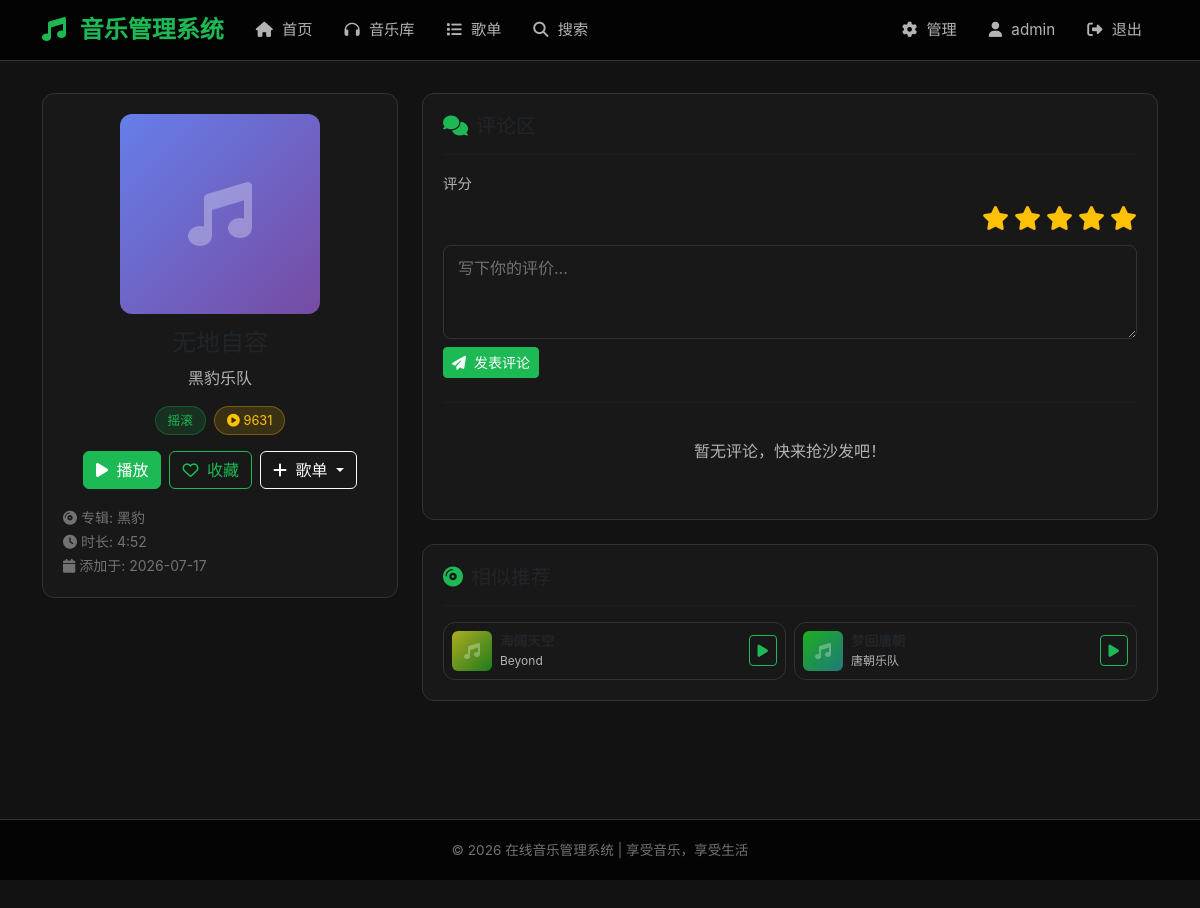
Screenshot of /song/6 (signed in) with the database file from the repository.
### app.py (models this page shows, shortened)
class Song(db.Model):
    __tablename__ = 'songs'
    id = db.Column(db.Integer, primary_key=True)
    title = db.Column(db.String(100), nullable=False)
    artist = db.Column(db.String(100), default='未知艺术家')
    album = db.Column(db.String(100), default='未知专辑')
    genre = db.Column(db.String(50), default='流行')  # 流派：流行、摇滚、古典、电子、民谣、R&B、爵士、嘻哈
    duration = db.Column(db.Integer, default=0)  # 时长（秒）
    file_path = db.Column(db.String(200), nullable=False)  # 音乐文件路径
    cover_image = db.Column(db.String(200), default='default_cover.jpg')
    lyrics = db.Column(db.Text, default='')  # 歌词
    play_count = db.Column(db.Integer, default=0)
    is_active = db.Column(db.Boolean, default=True)
    created_at = db.Column(db.DateTime, default=db.func.now())
    reviews = db.relationship('Review', backref='song', lazy=True)
    favorites = db.relationship('Favorite', backref='song', lazy=True)
    playlist_songs = db.relationship('PlaylistSong', backref='song', lazy=True)
    play_history = db.relationship('PlayHistory', backref='song', lazy=True)

### app.py (the view)
@app.route('/song/<int:song_id>')
def song_detail(song_id):
    song = Song.query.get_or_404(song_id)
    reviews = Review.query.filter_by(song_id=song_id).order_by(Review.created_at.desc()).all()
    is_favorited = False
    user_rating = None
    if 'user_id' in session:
        fav = Favorite.query.filter_by(user_id=session['user_id'], song_id=song_id).first()
        is_favorited = fav is not None
        user_review = Review.query.filter_by(user_id=session['user_id'], song_id=song_id).first()
        if user_review:
            user_rating = user_review.rating
    user_playlists = []
    if 'user_id' in session:
        user_playlists = Playlist.query.filter_by(user_id=session['user_id']).all()
    related_songs = Song.query.filter(
        Song.genre == song.genre,
        Song.id != song_id,
        Song.is_active == True
    ).order_by(Song.play_count.desc()).limit(5).all()
    return render_template('song_detail.html',
                         song=song,
                         reviews=reviews,
                         is_favorited=is_favorited,
                         user_rating=user_rating,
                         user_playlists=user_playlists,
                         related_songs=related_songs)

### templates/song_detail.html (shortened to what this page needs)
{% extends "base.html" %}
{% block content %}
<div class="row">
    <div class="col-md-4 mb-4">
        <div class="card">
            <div class="card-body text-center">
                <div style="width: 200px; height: 200px; margin: 0 auto 15px; border-radius: 12px; background: linear-gradient(135deg, #667eea 0%, #764ba2 100%); display: flex; align-items: center; justify-content: center;">
                    <i class="fas fa-music" style="font-size: 4rem; color: rgba(255,255,255,0.3);"></i>
                </div>
                <h4>{{ song.title }}</h4>
                <p style="color: var(--text-secondary);">{{ song.artist }}</p>
                <div class="d-flex justify-content-center gap-2 mb-3">
                    <span class="genre-badge">{{ song.genre }}</span>
                    <span class="genre-badge" style="background: rgba(255,193,7,0.15); color: #ffc107; border-color: rgba(255,193,7,0.3);">
                        <i class="fas fa-play-circle"></i> {{ song.play_count }}
                    </span>
                </div>
                <div class="d-flex justify-content-center gap-2">
                    <button class="btn btn-primary play-btn" data-song-id="{{ song.id }}">
                        <i class="fas fa-play me-1"></i> 播放
                    </button>
                    {% if session.user_id %}
                        {% if is_favorited %}
                        <form method="POST" action="{{ url_for('favorite_remove', song_id=song.id) }}" style="display:inline;">
                            <button type="submit" class="btn btn-outline-danger">
                                <i class="fas fa-heart me-1"></i> 取消收藏
                            </button>
                        </form>
                        {% else %}
                        <form method="POST" action="{{ url_for('favorite_add', song_id=song.id) }}" style="display:inline;">
                            <button type="submit" class="btn btn-outline-primary">
                                <i class="far fa-heart me-1"></i> 收藏
                            </button>
                        </form>
                        {% endif %}
                        <div class="dropdown d-inline">
                            <button class="btn btn-outline-light dropdown-toggle" data-bs-toggle="dropdown">
                                <i class="fas fa-plus me-1"></i> 歌单
                            </button>
                        </div>
                    {% endif %}
                </div>
                <div class="mt-3 text-start">
                    <small style="color: var(--text-muted);">
                        <i class="fas fa-compact-disc"></i> 专辑: {{ song.album }}<br>
                        <i class="fas fa-clock"></i> 时长: {% if song.duration %}{{ song.duration // 60 }}:{{ '%02d' % (song.duration % 60) }}{% else %}未知{% endif %}<br>
                        <i class="fas fa-calendar"></i> 添加于: {{ song.created_at.strftime('%Y-%m-%d') if song.created_at else '未知' }}
                    </small>
                </div>
            </div>
        </div>
    </div>
    <div class="col-md-8">
        <div class="card mb-4">
            <div class="card-body">
                <h5><i class="fas fa-comments me-2" style="color: var(--primary-color);"></i>评论区</h5>
                <hr style="border-color: var(--border-color);">
                {% if session.user_id %}
                <form method="POST" action="{{ url_for('review_add', song_id=song.id) }}" class="mb-4">
                    <div class="mb-2">
                        <label class="form-label">评分</label>
                        <div class="rating-select" id="ratingSelect">
                            <label for="star5" title="5分"><i class="fas fa-star"></i></label>
                            <label for="star4" title="4分"><i class="fas fa-star"></i></label>
                            <label for="star3" title="3分"><i class="fas fa-star"></i></label>
                            <label for="star2" title="2分"><i class="fas fa-star"></i></label>
                            <label for="star1" title="1分"><i class="fas fa-star"></i></label>
                        </div>
                    </div>
                    <div class="mb-2">
                        <textarea name="content" class="form-control" rows="3" placeholder="写下你的评价..." required></textarea>
                    </div>
                    <button type="submit" class="btn btn-primary btn-sm">
                        <i class="fas fa-paper-plane me-1"></i> 发表评论
                    </button>
                </form>
                <hr style="border-color: var(--border-color);">
                {% else %}
                <div class="text-center py-3">
                    <p style="color: var(--text-secondary);">请 <a href="{{ url_for('login', next=request.path) }}">登录</a> 后发表评论</p>
                </div>
                <hr style="border-color: var(--border-color);">
                {% endif %}
                {% if reviews %}
                    {% for review in reviews %}
                    <div class="review-item">
                        <div class="d-flex justify-content-between align-items-start">
                            <div>
                                <span class="review-user"><i class="fas fa-user-circle me-1"></i>{{ review.user.username }}</span>
                                <span class="review-time ms-2">{{ review.created_at.strftime('%Y-%m-%d %H:%M') }}</span>
                            </div>
                            <div class="star-rating">
                                {% for i in range(5) %}
                                    {% if i < review.rating %}
                                    <i class="fas fa-star"></i>
                                    {% else %}
                                    <i class="far fa-star"></i>
                                    {% endif %}
                                {% endfor %}
                            </div>
                        </div>
                        <div class="review-content">{{ review.content }}</div>
                        {% if session.user_id == review.user_id or session.role == 'admin' %}
                        <form method="POST" action="{{ url_for('review_delete', review_id=review.id) }}" class="mt-2">
                            <button type="submit" class="btn btn-sm btn-outline-danger" onclick="return confirm('确定删除此评论？')">
                                <i class="fas fa-trash"></i> 删除
                            </button>
                        </form>
                        {% endif %}
                    </div>
                    {% endfor %}
                {% else %}
                    <p style="color: var(--text-secondary); text-align: center; padding: 20px;">暂无评论，快来抢沙发吧！</p>
                {% endif %}
            </div>
        </div>
        {% if related_songs %}
        <div class="card">
            <div class="card-body">
                <h5><i class="fas fa-compact-disc me-2" style="color: var(--primary-color);"></i>相似推荐</h5>
                <hr style="border-color: var(--border-color);">
                <div class="row g-2">
                    {% for rs in related_songs %}
                    <div class="col-6">
                        <div class="card song-card" data-song-id="{{ rs.id }}">
                            <div class="card-body d-flex align-items-center gap-2 p-2">
                                <div style="width: 40px; height: 40px; border-radius: 6px; background: linear-gradient(135deg, hsl({{ loop.index * 60 }}, 70%, 40%) 0%, hsl({{ loop.index * 60 + 60 }}, 60%, 30%) 100%); flex-shrink: 0; display: flex; align-items: center; justify-content: center;">
                                    <i class="fas fa-music" style="font-size: 1rem; color: rgba(255,255,255,0.3);"></i>
                                </div>
                                <div style="min-width: 0; flex: 1;">
                                    <div style="font-size: 0.85rem; font-weight: 600; overflow: hidden; text-overflow: ellipsis; white-space: nowrap;">{{ rs.title }}</div>
                                    <div style="font-size: 0.75rem; color: var(--text-secondary);">{{ rs.artist }}</div>
                                </div>
                                <button class="btn btn-sm btn-outline-primary" onclick="event.stopPropagation(); playSong({{ rs.id }})">
                                    <i class="fas fa-play"></i>
                                </button>
                            </div>
                        </div>
                    </div>
                    {% endfor %}
                </div>
            </div>
        </div>
        {% endif %}
    </div>
</div>
{% endblock %}

### static/css/style.css (style rules this page uses)
:root { --primary-color: #1db954; --primary-dark: #169c46; --secondary-color: #191414; --bg-dark: #121212; --bg-card: #181818; --bg-card-hover: #282828; --text-primary: #ffffff; --text-secondary: #b3b3b3; --text-muted: #727272; --border-color: #333333; --gradient-start: #1db954; --gradient-end: #191414; }
* { margin: 0; padding: 0; box-sizing: border-box; }
body { font-family: -apple-system, BlinkMacSystemFont, 'Segoe UI', 'PingFang SC', 'Microsoft YaHei', sans-serif; background-color: var(--bg-dark); color: var(--text-primary); min-height: 100vh; display: flex; flex-direction: column; }
.btn-primary { background-color: var(--primary-color); border-color: var(--primary-color); color: #fff; }
.btn-outline-primary { border-color: var(--primary-color); color: var(--primary-color); }
.card { background-color: var(--bg-card); border: 1px solid var(--border-color); border-radius: 12px; transition: all 0.3s ease; overflow: hidden; }
.card-body { padding: 1.25rem; }
.song-card { cursor: pointer; position: relative; }
.form-control, .form-select { background-color: var(--bg-card); border: 1px solid var(--border-color); color: var(--text-primary); border-radius: 8px; padding: 10px 14px; }
.form-control::placeholder { color: var(--text-muted); }
.form-label { color: var(--text-secondary); font-size: 0.9rem; margin-bottom: 6px; }
.rating-select { display: flex; flex-direction: row-reverse; gap: 5px; }
.rating-select label { cursor: pointer; font-size: 1.5rem; color: var(--text-muted); transition: color 0.2s; }
.rating-select label:hover, .rating-select label:hover ~ label, .rating-select input:checked ~ label { color: #ffc107; }
.genre-badge { display: inline-block; padding: 4px 12px; border-radius: 15px; font-size: 0.8rem; background-color: rgba(29, 185, 84, 0.15); color: var(--primary-color); border: 1px solid rgba(29, 185, 84, 0.3); }

### rows the page displays
Song: artist "黑豹乐队", genre "摇滚", play_count "9631", album "黑豹", duration "4", song.duration%60 "52", created_at "2026-07-17"
Song: artist "Beyond"
Song: artist "唐朝乐队"

### other values shown
{{ session.username }} "admin"
